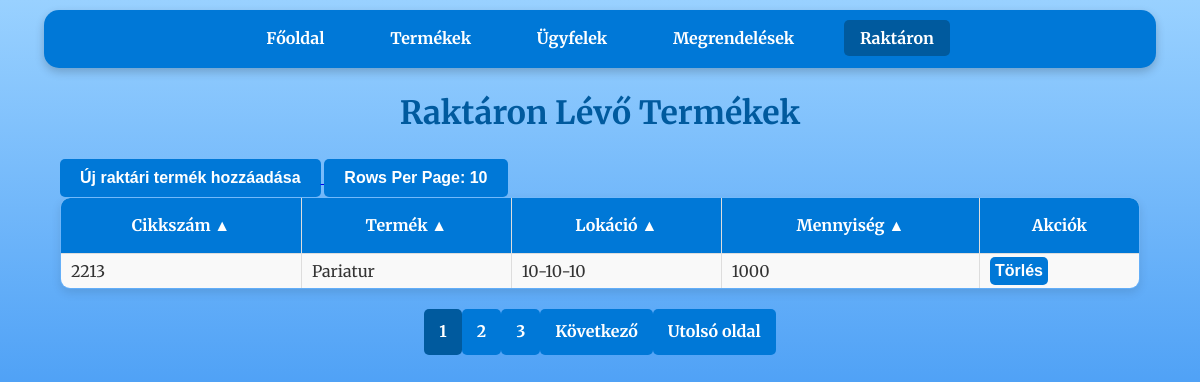
Page /stock on the earlier database version.
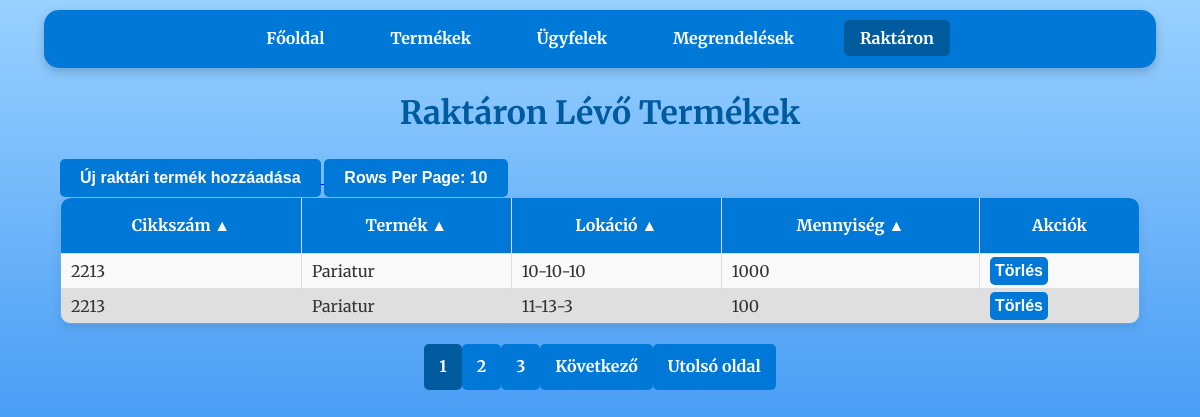
Same page on the later database version.
### tables this page shows
CREATE TABLE stock (
                    id INTEGER PRIMARY KEY,
                    cikkszam TEXT,
                    lokacio TEXT,
                    mennyiseg INTEGER,
                    FOREIGN KEY(cikkszam) REFERENCES products(cikkszam));

CREATE TABLE products (
                    id INTEGER PRIMARY KEY,
                    cikkszam TEXT UNIQUE,
                    nev TEXT,
                    ar REAL,
                    suly REAL,
                    kategoria TEXT);

### raktar_program-master/app.py (the view)
@app.route('/stock')
def stock():
    per_page = int(request.args.get('per_page', 10))  # Egy oldalon megjelenő elemek száma
    page = int(request.args.get('page', 1))  # Az aktuális oldal lekérése (alapértelmezett: 1)
    offset = (page - 1) * per_page  # Az eltolás számítása
    order_by = str(request.args.get('order_by', 'products.cikkszam'))
    desc = request.args.get('desc', 'false').lower() in ('true', '1')
    valid_columns = {'stock.id', 'products.cikkszam', 'products.nev', 'stock.lokacio', 'stock.mennyiseg'}
    if order_by not in valid_columns:
        raise ValueError("Invalid column name for ordering.") #Elkerüljük az SQL injection-t
    if desc:
        descending = 'DESC'
    if not desc:
        descending = ''
    conn = get_db_connection()
    stock = conn.execute(f'''SELECT stock.id, products.cikkszam, products.nev, stock.lokacio, stock.mennyiseg
                            FROM stock
                            JOIN products ON stock.cikkszam = products.cikkszam ORDER BY {order_by} {descending} LIMIT ? OFFSET ?
    ''', (per_page, offset) ).fetchall()
    total_products = conn.execute('SELECT COUNT(*) FROM products').fetchone()[0]
    conn.close()
    total_pages = (total_products + per_page - 1) // per_page  # Összes oldal száma
    start_page = max(1, page - 2)  # Az aktuális oldalhoz képest 2-vel hátrébb
    end_page = min(total_pages, page + 2)  # Az aktuális oldalhoz képest 2-vel előrébb
    query_params = {
        'page': page,
        'per_page': per_page,
        'order_by': order_by,
        'desc': desc
    }
    columns = [
        {"name": "products.cikkszam", "label": "Cikkszám"},
        {"name": "products.nev", "label": "Termék"},
        {"name": "stock.lokacio", "label": "Lokáció"},
        {"name": "stock.mennyiseg", "label": "Mennyiség"}
    ]
    return render_template(
        'stock.html',
        stock=stock,
        page=page,
        order_by=order_by,
        desc=desc,
        total_pages=total_pages,
        start_page=start_page,
        end_page=end_page,
        query_params=query_params,
        columns=columns
    )

### raktar_program-master/app.py (called while the page is built)
def get_db_connection():
    conn = sqlite3.connect('database.db')
    conn.row_factory = sqlite3.Row
    return conn

### raktar_program-master/templates/stock.html (shortened to what this page needs)
<!DOCTYPE html>
<html lang="hu">
<head>
    <link rel="stylesheet" href="{{ url_for('static', filename='css/style.css') }}">
</head>
<body>
    <nav>
        <a href="{{ url_for('index') }}">Főoldal</a>
        <a href="{{ url_for('products') }}">Termékek</a>
        <a href="{{ url_for('customers') }}">Ügyfelek</a>
        <a href="{{ url_for('orders') }}">Megrendelések</a>
        <a class="disabled">Raktáron</a>
    </nav>
    <h1>Raktáron Lévő Termékek</h1>
    <div class="container">
        <a href="{{ url_for('add_stock') }}">
            <button>Új raktári termék hozzáadása</button>
        </a>
        <div class="dropdown">
            <button class="dropbtn">Rows Per Page: {{ query_params['per_page'] }}</button>
        </div>
        <table>
            <thead>
                <tr>
                    {% for column in columns %}
                    <th>
                        <a href="{{ url_for('stock', **dict(query_params, order_by=column.name, desc=0 if query_params['order_by'] == column.name and query_params['desc'] else 1)) }}">
                            {{ column.label }} {{ '▼' if query_params['order_by'] == column.name and query_params['desc'] else '▲' }}
                        </a>
                    </th>
                    {% endfor %}
                    <th>Akciók</th>
                </tr>
            </thead>
            <tbody>
                {% for item in stock %}
                <tr>
                    <td>{{ item.cikkszam }}</td>
                    <td>{{ item.nev }}</td>
                    <td>{{ item.lokacio }}</td>
                    <td>{{ item.mennyiseg }}</td>
                    <td>
                        <form action="{{ url_for('delete_stock', stock_id=item.id) }}" method="POST" style="display:inline;">
                            <button type="submit" onclick="return confirm('Biztosan törli a rekordot?');">Törlés</button>
                        </form>
                    </td>
                </tr>
                {% endfor %}
            </tbody>
        </table>
    </div>
    <div class="pagination">
        {% for p in range(start_page, end_page + 1) %}
        <a href="{{ url_for('stock', **dict(query_params, page=p)) }}" class="{% if p == page %}active{% endif %}">{{ p }}</a>
        {% endfor %}
        {% if page < total_pages %}
        <a href="{{ url_for('stock', **dict(query_params, page=page+1)) }}">Következő</a>
        <a href="{{ url_for('stock', **dict(query_params, page=total_pages)) }}">Utolsó oldal</a>
        {% endif %}
    </div>
</body>
</html>

### raktar_program-master/static/css/style.css (style rules this page uses)
body { font-family: 'Merriweather', serif; margin: 0; padding: 0; background: linear-gradient(to bottom, #99d1ff, #006eec); background-attachment: fixed; background-size: cover; color: #333; line-height: 1.6; }
body::before { content: ''; position: fixed; top: 0; left: 0; width: 100%; height: 100%; background-image: url('https://www.transparenttextures.com/patterns/cubes.png'); opacity: 0.4; z-index: -1; pointer-events: none; }
nav { background-color: #0078D7; color: #fff; padding: 1rem; margin: 10px auto; width: 90%; max-width: 1200px; border-radius: 15px; box-shadow: 0 4px 10px rgba(0, 0, 0, 0.2); text-align: center; }
nav a { color: white; text-decoration: none; margin: 0 15px; font-weight: bold; padding: 0.5rem 1rem; border-radius: 5px; transition: background-color 0.3s ease; }
nav a.disabled { background-color: #005a9e; }
h1 { text-align: center; margin: 20px 0; color: #005a9e; font-weight: 700; }
form { width: 90%; max-width: 600px; margin: 20px auto; background: white; padding: 20px; border-radius: 10px; box-shadow: 0 4px 10px rgba(0, 0, 0, 0.1); }
button { background-color: #0078D7; color: white; border: none; padding: 10px 20px; border-radius: 5px; font-weight: bold; cursor: pointer; font-size: 1rem; transition: background-color 0.3s ease; text-decoration: none; }
.container { width: 90%; margin: 20px auto; }
table { width: 100%; border-collapse: collapse; border-radius: 10px; overflow: hidden; box-shadow: 0 4px 10px rgba(0, 0, 0, 0.1); }
table, th, td { border: 1px solid #ddd; }
th { background-color: #0078D7; color: white; font-weight: bold; padding: 15px; }
th a { color: white; text-decoration: none; }
td { padding: 3px 10px; text-align: left; }
tr:nth-child(even) { background-color: #dfdfdf }
tr:nth-child(odd) { background-color: #f9f9f9 }
td form { width: 100%; margin: 0 0; background: transparent; text-align: center; padding: 0; border-radius: 10px; box-shadow: none; }
td form button { background-color: #0078D7; color: white; border: none; padding: 5px 5px; border-radius: 5px; font-weight: bold; cursor: pointer; font-size: 1rem; transition: background-color 0.3s ease; text-decoration: none; }
.pagination { display: flex; justify-content: center; align-items: center; margin: 20px 0; list-style-type: none; padding: 0; }
.pagination a { display: inline-block; padding: 10px 15px; text-decoration: none; background-color: #0078D7; color: white; font-weight: bold; border-radius: 5px; transition: background-color 0.3s ease; font-size: 1rem; }
.pagination a.active { background-color: #005a9e; cursor: default; }
.dropbtn { background-color: #0078D7; color: white; padding: 10px 20px; font-size: 16px; font-weight: bold; border: none; border-radius: 5px; cursor: pointer; transition: background-color 0.3s ease, box-shadow 0.3s ease; }
.dropdown { position: relative; display: inline-block; }

Differences in the rows shown:
added stock: cikkszam "2213", nev "Pariatur", lokacio "11-13-3", mennyiseg "100"
